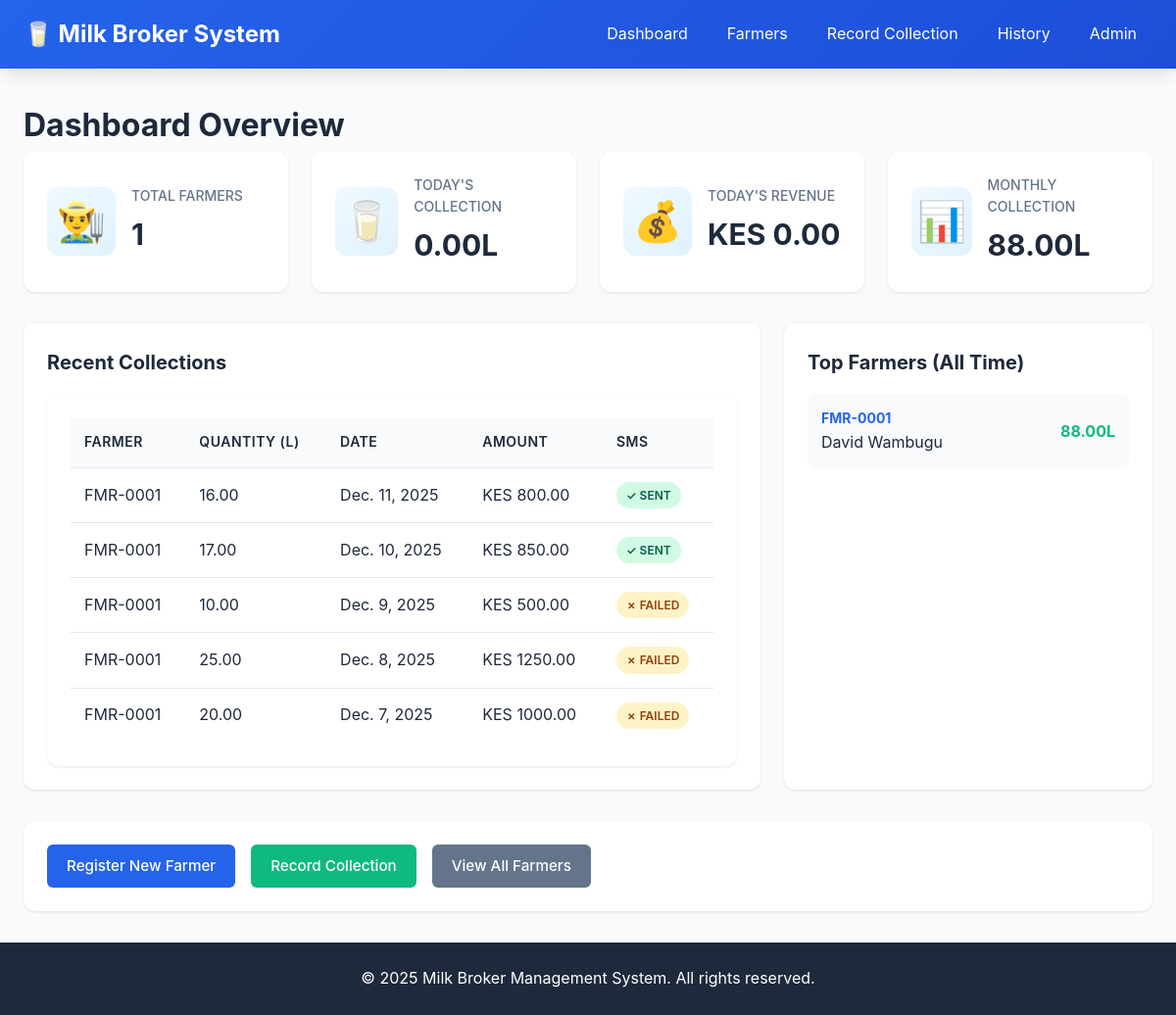
The page / on the database its author committed.
### broker/models.py (models this page shows, shortened)
class MilkCollection(models.Model):
    objects = None
    farmer = models.ForeignKey(Farmer, on_delete=models.CASCADE, related_name='collections')
    quantity = models.DecimalField(max_digits=10, decimal_places=2, help_text="Quantity in liters")
    collection_date = models.DateField(default=timezone.now)
    collection_time = models.TimeField(auto_now_add=True)
    price_per_liter = models.DecimalField(max_digits=10, decimal_places=2, default=50.00)
    total_amount = models.DecimalField(max_digits=10, decimal_places=2, editable=False)
    sms_sent = models.BooleanField(default=False)
    notes = models.TextField(blank=True, null=True)
    created_at = models.DateTimeField(auto_now_add=True)
    class Meta:
        ordering = ['-collection_date', '-collection_time']
        unique_together = ['farmer', 'collection_date']

class Farmer(models.Model):
    objects = None
    phone_regex = RegexValidator(
        regex=r'^\+?254?\d{9,10}$',
        message="Phone number must be in format: '+254712345678' or '0712345678'"
    )
    farmer_id = models.CharField(max_length=20, unique=True, editable=False)
    first_name = models.CharField(max_length=100)
    last_name = models.CharField(max_length=100)
    phone_number = models.CharField(validators=[phone_regex], max_length=15, unique=True)
    id_number = models.CharField(max_length=20, unique=True)
    location = models.CharField(max_length=200)
    date_registered = models.DateTimeField(auto_now_add=True)
    is_active = models.BooleanField(default=True)
    notes = models.TextField(blank=True, null=True)
    class Meta:
        ordering = ['-date_registered']

### broker/views.py (the view)
# urls.py: path('', views.dashboard, name='dashboard'),
def dashboard(request):
    total_farmers = Farmer.objects.filter(is_active=True).count()
    today = timezone.now().date()
    today_collections = MilkCollection.objects.filter(collection_date=today)
    today_quantity = today_collections.aggregate(Sum('quantity'))['quantity__sum'] or 0
    today_revenue = today_collections.aggregate(Sum('total_amount'))['total_amount__sum'] or 0
    month_start = today.replace(day=1)
    month_collections = MilkCollection.objects.filter(collection_date__gte=month_start)
    month_quantity = month_collections.aggregate(Sum('quantity'))['quantity__sum'] or 0
    month_revenue = month_collections.aggregate(Sum('total_amount'))['total_amount__sum'] or 0
    recent_collections = MilkCollection.objects.all()[:10]
    top_farmers = Farmer.objects.annotate(
        total_milk=Sum('collections__quantity')
    ).order_by('-total_milk')[:5]
    context = {
        'total_farmers': total_farmers,
        'today_quantity': today_quantity,
        'today_revenue': today_revenue,
        'month_quantity': month_quantity,
        'month_revenue': month_revenue,
        'recent_collections': recent_collections,
        'top_farmers': top_farmers,
    }
    return render(request, 'dashboard.html', context)

### broker/templates/dashboard.html (shortened to what this page needs)
{% extends 'base.html' %}
{% block content %}
<div class="dashboard">
    <h2 class="page-title">Dashboard Overview</h2>
    <div class="stats-grid">
        <div class="stat-card">
            <div class="stat-icon">👨‍🌾</div>
            <div class="stat-info">
                <h3>Total Farmers</h3>
                <p class="stat-number">{{ total_farmers }}</p>
            </div>
        </div>
        <div class="stat-card">
            <div class="stat-icon">🥛</div>
            <div class="stat-info">
                <h3>Today's Collection</h3>
                <p class="stat-number">{{ today_quantity|floatformat:2 }}L</p>
            </div>
        </div>
        <div class="stat-card">
            <div class="stat-icon">💰</div>
            <div class="stat-info">
                <h3>Today's Revenue</h3>
                <p class="stat-number">KES {{ today_revenue|floatformat:2 }}</p>
            </div>
        </div>
        <div class="stat-card">
            <div class="stat-icon">📊</div>
            <div class="stat-info">
                <h3>Monthly Collection</h3>
                <p class="stat-number">{{ month_quantity|floatformat:2 }}L</p>
            </div>
        </div>
    </div>
    <div class="dashboard-grid">
        <div class="dashboard-section">
            <h3>Recent Collections</h3>
            <div class="table-container">
                <table class="data-table">
                    <thead>
                        <tr>
                            <th>Farmer</th>
                            <th>Quantity (L)</th>
                            <th>Date</th>
                            <th>Amount</th>
                            <th>SMS</th>
                        </tr>
                    </thead>
                    <tbody>
                        {% for collection in recent_collections %}
                        <tr>
                            <td>{{ collection.farmer.farmer_id }}</td>
                            <td>{{ collection.quantity }}</td>
                            <td>{{ collection.collection_date }}</td>
                            <td>KES {{ collection.total_amount }}</td>
                            <td>
                                {% if collection.sms_sent %}
                                    <span class="badge badge-success">✓ Sent</span>
                                {% else %}
                                    <span class="badge badge-warning">✗ Failed</span>
                                {% endif %}
                            </td>
                        </tr>
                        {% empty %}
                        <tr>
                            <td colspan="5" class="text-center">No collections yet</td>
                        </tr>
                        {% endfor %}
                    </tbody>
                </table>
            </div>
        </div>
        <div class="dashboard-section">
            <h3>Top Farmers (All Time)</h3>
            <div class="farmers-list">
                {% for farmer in top_farmers %}
                <div class="farmer-item">
                    <div class="farmer-info">
                        <strong>{{ farmer.farmer_id }}</strong>
                        <span>{{ farmer.first_name }} {{ farmer.last_name }}</span>
                    </div>
                    <div class="farmer-stat">
                        {{ farmer.total_milk|floatformat:2 }}L
                    </div>
                </div>
                {% empty %}
                <p class="text-muted">No farmers yet</p>
                {% endfor %}
            </div>
        </div>
    </div>
    <div class="quick-actions">
        <a href="{% url 'farmer_create' %}" class="btn btn-primary">Register New Farmer</a>
        <a href="{% url 'collection_create' %}" class="btn btn-success">Record Collection</a>
        <a href="{% url 'farmer_list' %}" class="btn btn-secondary">View All Farmers</a>
    </div>
</div>
{% endblock %}

### broker/templates/base.html (shortened to what this page needs)
{% load static %}
<!DOCTYPE html>
<html lang="en">
<head>
    <link rel="stylesheet" href="{% static 'css/style.css' %}">
</head>
<body>
    <nav class="navbar">
        <div class="container">
            <div class="nav-brand">
                <h1>🥛 Milk Broker System</h1>
            </div>
            <ul class="nav-menu">
                <li><a href="{% url 'dashboard' %}" class="nav-link">Dashboard</a></li>
                <li><a href="{% url 'farmer_list' %}" class="nav-link">Farmers</a></li>
                <li><a href="{% url 'collection_create' %}" class="nav-link">Record Collection</a></li>
                <li><a href="{% url 'collection_history' %}" class="nav-link">History</a></li>
                <li><a href="/admin/" class="nav-link">Admin</a></li>
            </ul>
        </div>
    </nav>
    <main class="main-content">
        <div class="container">
            {% block content %}{% endblock %}
        </div>
    </main>
    <footer class="footer">
        <div class="container">
            <p>&copy; 2025 Milk Broker Management System. All rights reserved.</p>
        </div>
    </footer>
</body>
</html>

### static/css/style.css (style rules this page uses)
* { margin: 0; padding: 0; box-sizing: border-box; }
:root { --primary-color: #2563eb; --secondary-color: #64748b; --success-color: #10b981; --warning-color: #f59e0b; --danger-color: #ef4444; --info-color: #3b82f6; --light-gray: #f8fafc; --border-color: #e2e8f0; --text-dark: #1e293b; --text-muted: #64748b; --shadow: 0 1px 3px 0 rgba(0, 0, 0, 0.1); --shadow-lg: 0 10px 15px -3px rgba(0, 0, 0, 0.1); }
body { font-family: -apple-system, BlinkMacSystemFont, 'Segoe UI', 'Roboto', 'Oxygen', 'Ubuntu', 'Cantarell', 'Fira Sans', 'Droid Sans', 'Helvetica Neue', sans-serif; background-color: var(--light-gray); color: var(--text-dark); line-height: 1.6; min-height: 100vh; display: flex; flex-direction: column; }
.navbar { background: linear-gradient(135deg, #2563eb 0%, #1d4ed8 100%); color: white; padding: 1rem 0; box-shadow: var(--shadow-lg); position: sticky; top: 0; z-index: 1000; }
.navbar .container { display: flex; justify-content: space-between; align-items: center; max-width: 1200px; margin: 0 auto; padding: 0 1.5rem; }
.nav-brand h1 { font-size: 1.5rem; font-weight: 700; }
.nav-menu { display: flex; list-style: none; gap: 0.5rem; }
.nav-link { color: white; text-decoration: none; padding: 0.5rem 1rem; border-radius: 6px; transition: background-color 0.2s; }
.container { max-width: 1200px; margin: 0 auto; padding: 0 1.5rem; }
.main-content { flex: 1; padding: 2rem 0; }
.page-title { font-size: 2rem; font-weight: 700; color: var(--text-dark); }
.btn { display: inline-block; padding: 0.625rem 1.25rem; font-size: 0.95rem; font-weight: 500; text-decoration: none; text-align: center; border: none; border-radius: 6px; cursor: pointer; transition: all 0.2s; }
.btn-primary { background-color: var(--primary-color); color: white; }
.btn-success { background-color: var(--success-color); color: white; }
.btn-secondary { background-color: var(--secondary-color); color: white; }
.stats-grid { display: grid; grid-template-columns: repeat(auto-fit, minmax(250px, 1fr)); gap: 1.5rem; margin-bottom: 2rem; }
.stat-card { background: white; border-radius: 12px; padding: 1.5rem; box-shadow: var(--shadow); display: flex; align-items: center; gap: 1rem; transition: transform 0.2s; }
.stat-icon { font-size: 2.5rem; width: 70px; height: 70px; display: flex; align-items: center; justify-content: center; background: linear-gradient(135deg, #f0f9ff 0%, #e0f2fe 100%); border-radius: 12px; }
.stat-info h3 { font-size: 0.875rem; color: var(--text-muted); font-weight: 500; text-transform: uppercase; margin-bottom: 0.25rem; }
.stat-number { font-size: 1.875rem; font-weight: 700; color: var(--text-dark); }
.dashboard-grid { display: grid; grid-template-columns: 2fr 1fr; gap: 1.5rem; margin-bottom: 2rem; }
.dashboard-section { background: white; border-radius: 12px; padding: 1.5rem; box-shadow: var(--shadow); }
.dashboard-section h3 { font-size: 1.25rem; margin-bottom: 1rem; color: var(--text-dark); }
.table-container { background: white; border-radius: 12px; padding: 1.5rem; box-shadow: var(--shadow); overflow-x: auto; }
.data-table { width: 100%; border-collapse: collapse; }
.data-table thead { background-color: var(--light-gray); }
.data-table th { padding: 0.875rem; text-align: left; font-weight: 600; color: var(--text-dark); font-size: 0.875rem; text-transform: uppercase; letter-spacing: 0.5px; }
.data-table td { padding: 0.875rem; border-top: 1px solid var(--border-color); }
.badge { display: inline-block; padding: 0.25rem 0.625rem; font-size: 0.75rem; font-weight: 600; border-radius: 9999px; text-transform: uppercase; }
.badge-success { background-color: #d1fae5; color: #065f46; }
.badge-warning { background-color: #fef3c7; color: #92400e; }
.farmers-list { display: flex; flex-direction: column; gap: 0.75rem; }
.farmer-item { display: flex; justify-content: space-between; align-items: center; padding: 0.875rem; background: var(--light-gray); border-radius: 8px; transition: background-color 0.2s; }
.farmer-info { display: flex; flex-direction: column; }
.farmer-info strong { color: var(--primary-color); font-size: 0.875rem; }
.farmer-stat { font-weight: 700; color: var(--success-color); }
.quick-actions { display: flex; gap: 1rem; margin-top: 2rem; padding: 1.5rem; background: white; border-radius: 12px; box-shadow: var(--shadow); }
.footer { background-color: #1e293b; color: white; text-align: center; padding: 1.5rem 0; margin-top: auto; }

### rows shown on the page
MilkCollection: farmer.farmer_id "FMR-0001", quantity "16.00", collection_date "Dec. 11, 2025", total_amount "800.00", sms_sent "✓ SENT"
MilkCollection: farmer.farmer_id "FMR-0001", quantity "17.00", collection_date "Dec. 10, 2025", total_amount "850.00", sms_sent "✓ SENT"
MilkCollection: farmer.farmer_id "FMR-0001", quantity "10.00", collection_date "Dec. 9, 2025", total_amount "500.00", sms_sent "✗ FAILED"
MilkCollection: farmer.farmer_id "FMR-0001", quantity "25.00", collection_date "Dec. 8, 2025", total_amount "1250.00", sms_sent "✗ FAILED"
MilkCollection: farmer.farmer_id "FMR-0001", quantity "20.00", collection_date "Dec. 7, 2025", total_amount "1000.00", sms_sent "✗ FAILED"
Farmer: farmer_id "FMR-0001", first_name "David", last_name "Wambugu", total_milk "88.00"

### other values the page prints
{{ total_farmers }} "1"
{{ today_quantity|floatformat:2 }} "0.00"
{{ today_revenue|floatformat:2 }} "0.00"
{{ month_quantity|floatformat:2 }} "88.00"
